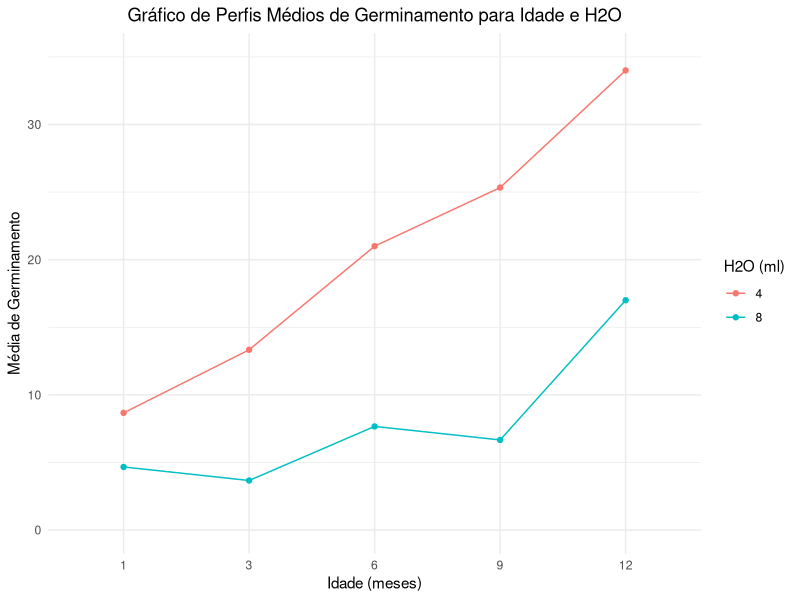
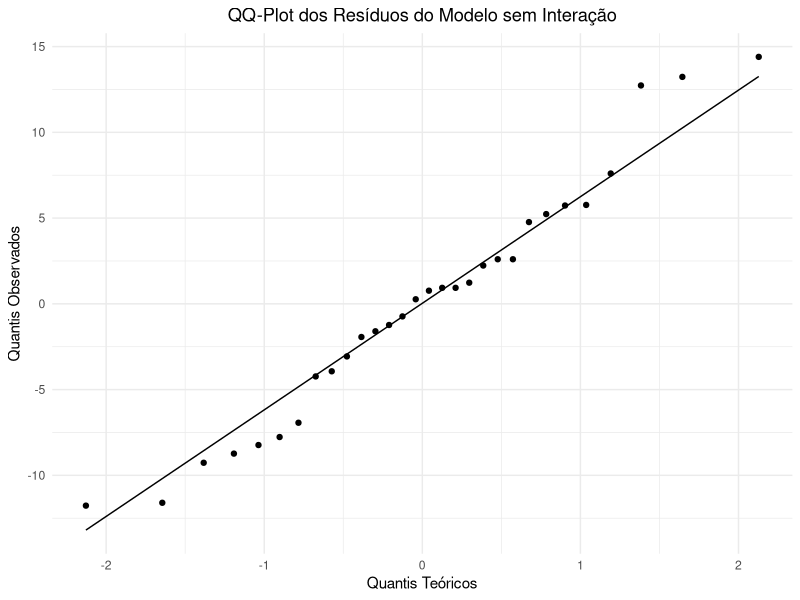
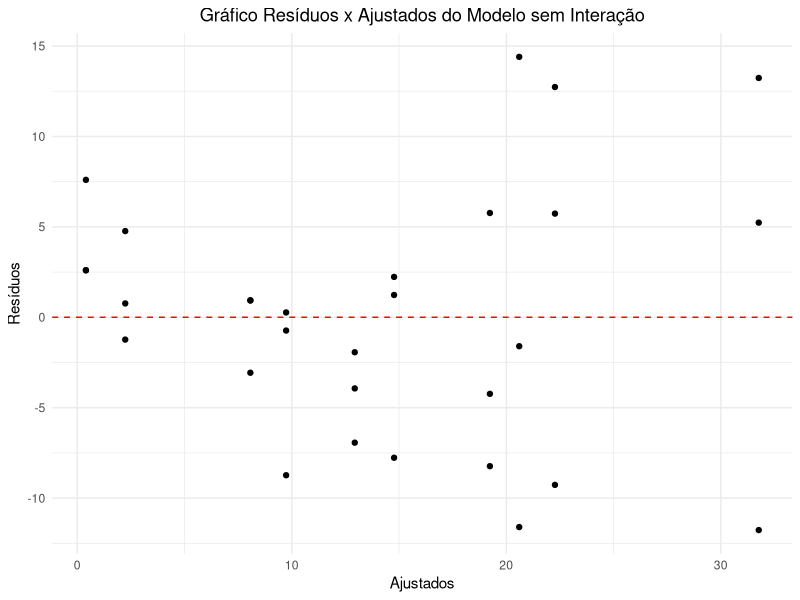

The R source for these figures, in order:
## ---- chunk 1
#| echo: false
#| warning: false

require(ggplot2)
require(dplyr)
data <- data.frame(Germinou = c(11, 9, 6, 7, 16, 17, 9, 19, 35, 13, 35, 28, 20, 37, 45, 8, 3, 3, 1, 7, 3, 5, 9, 9, 1, 10, 9, 11, 15, 25), Idade = c(1, 1, 1, 3, 3, 3, 6, 6, 6, 9, 9, 9, 12, 12, 12), H2O = c(4, 4, 4, 4, 4, 4, 4, 4, 4, 4, 4, 4, 4, 4, 4, 8, 8, 8, 8, 8, 8, 8, 8, 8, 8, 8, 8, 8, 8, 8))

data$Idade <- factor(data$Idade)
data$H2O <- factor(data$H2O)

perfil <- data %>%
  group_by(Idade, H2O) %>%
  summarise(media = mean(Germinou))

perfis_medios <- ggplot(perfil, aes(x = factor(Idade), y = media, color = factor(H2O), group = H2O)) +
  geom_line() +
  geom_point() +
  theme_minimal() +
  ylim(c(0, 35)) +
  labs(title = "Gráfico de Perfis Médios de Germinamento para Idade e H2O", x = "Idade (meses)", y = "Média de Germinamento", color = "H2O (ml)") +
  theme(plot.title = element_text(hjust = 0.5))
perfis_medios

modelo <- aov(Germinou ~ H2O * Idade, data = data)
summary(modelo)
## ---- chunk 2
#| echo: false
#| warning: false

require(ggplot2)
modelo1 <- aov(Germinou ~ Idade + H2O, data = data)
anova(modelo1)

qq <- ggplot(data = data, aes(sample = residuals(modelo1))) +
  geom_qq() +
  geom_qq_line() +
  theme_minimal() +
  labs(title = "QQ-Plot dos Resíduos do Modelo sem Interação", x = "Quantis Teóricos", y = "Quantis Observados") +
  theme(plot.title = element_text(hjust = 0.5))

qq

shapiro.test(residuals(modelo1))

bartlett.test(Germinou ~ interaction(Idade, H2O), data = data)

resid <- data.frame(Fitted = fitted(modelo1), Residuals = residuals(modelo1))
res_ajust <- ggplot(resid, aes(x = Fitted, y = Residuals)) +
  geom_point() +
  labs(title = "Gráfico Resíduos x Ajustados do Modelo sem Interação", x = "Ajustados", y = "Resíduos") +
  theme_minimal() +
  geom_hline(yintercept = 0, linetype = "dashed", color = "red") +
  theme(plot.title = element_text(hjust = 0.5))

res_ajust
## ---- chunk 3
#| echo: false
#| warning: false

modelo2 <- lm(Germinou ~ Idade + H2O, contrasts = list(Idade = contr.sum, H2O = contr.sum), data = data)
summary(modelo2)
anova(modelo2)
## ---- chunk 4
#| echo: false
#| warning: false
coefficients(modelo2)
